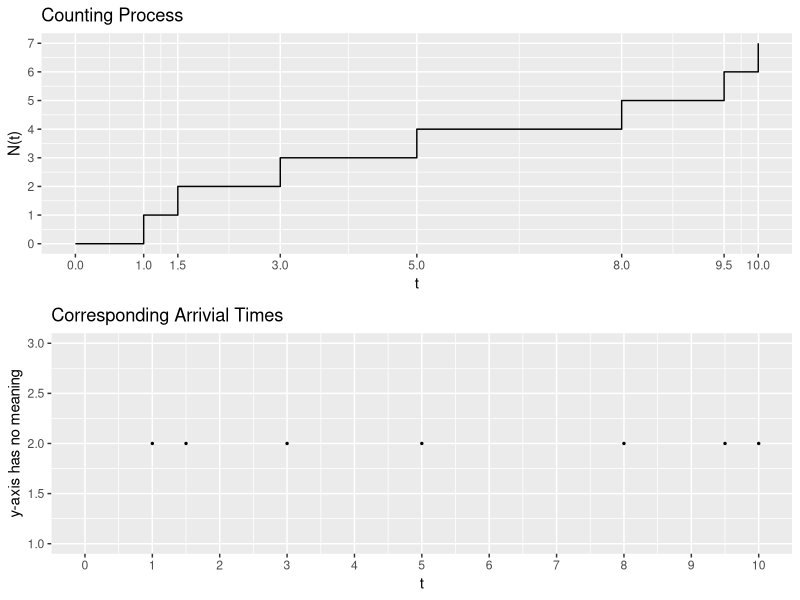

This chart was generated by the following R code:
## ---- chunk 1
library(tidyverse)
library(ggplot2)
## ---- chunk 2
X = c(0, 1, 1.5, 3, 5, 8, 9.5, 10)
## ---- chunk 3
df_Counting = tibble(
  x = X, 
  y = 0:(length(X) - 1) #1:(length(X)) #
)

p_Counting <- ggplot(data=df_Counting, mapping=aes(x=x, y=y)) +
  geom_step() + 
  labs(title = "Counting Process", 
       x = "t", 
       y = "N(t)") +
  scale_x_continuous(limits = c(0, 10), breaks = df_Counting$x) + 
  scale_y_continuous(limits = c(0, length(df_Counting$x) - 1), breaks = seq(0, 10, by = 1))
#p_Counting
## ---- chunk 4
# Plot time plot
df_Counting <- df_Counting %>% add_column(
  t_fix = c(0, rep(2, length(df_Counting$x) - 1)) # so that no point at t = 0
  #t_fix = rep(2, length(df_HPP$x))
) 

p_Counting_time <- ggplot(data=df_Counting, mapping=aes(x=x, y=t_fix)) +
  geom_point(size=0.5) + 
  ylim(c(1,3)) +
  labs(title = "Corresponding Arrivial Times", 
       x = "t", 
       y = "y-axis has no meaning") + 
  scale_x_continuous(limits = c(0, 10), breaks = seq(0, 10, by = 1))
#p_Counting_time
## ---- chunk 5
require(gridExtra)
grid.arrange(p_Counting, p_Counting_time)
